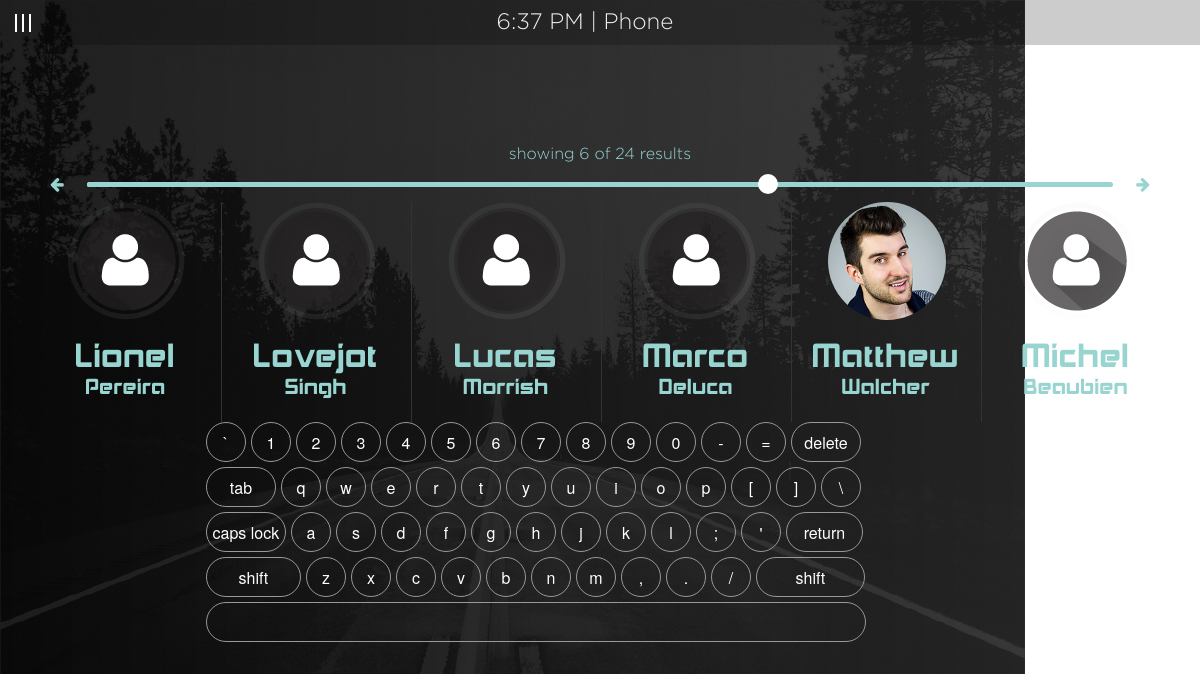
/index.php/phone/contactView/12, run on the app's committed database.
### tables this page shows
CREATE TABLE tbl_contacts (
  contacts_id smallint(4) unsigned NOT NULL,
  contacts_fname varchar(150) NOT NULL,
  contacts_lname varchar(150) NOT NULL,
  contacts_img varchar(150) NOT NULL DEFAULT 'user_icon.png'
);

### index.php (called while the page is built, shortened)
<?php
require_once BASEPATH.'core/CodeIgniter.php';

### application/models/Dash_model.php (called while the page is built, shortened)
<?php
class Dash_model extends CI_Model {
	public function contacts($q,$limit, $offset){
		$this->db->order_by('contacts_fname');
		$sql = $this->db->get('tbl_contacts', $limit, $offset);
		return $sql->result_array();
	}
}

### application/views/phoneCenter/search.php (the view)
<div id="topClock" class="text-center"><span id="topClockTime"></span> | <?php echo $title;?></div>
<div id="container">
	<a href="<?php echo base_url()."index.php/phone";?>"><img class="close" src="<?php echo base_url()."images/close_icon.png";?>"></a>
    <textarea class="search" id="write"></textarea>
    <p class="text-center totalContact">showing <span id="showing">6</span> of <span id="total">24</span> results</p>
    <?php echo $this->pagination->create_links();?>
    <input id="resultSlider" type="range" min="1" value="1" max="4">
    <ul id="searchResults" class="small-block-grid-6 columns contacts">
        <?php foreach($contacts as $contact):?>
    		<li class="contact"><img class="navPic profPic" src="<?php echo base_url().'images/'.$contact['contacts_img'];?>"><h2 class="contactName"><?php echo $contact['contacts_fname'];?></h2><p class="contactName"><?php echo $contact['contacts_lname'];?></p></li>
        <?php endforeach;?>
    </ul>
<div class="keyboard large-centered columns">
	<ul id="keyboard" class="key ">
        <li class="symbol"><span class="off">`</span><span class="on">~</span></li>
        <li id="1" class="symbol"><span class="off">1</span><span class="on">!</span></li>
        <li id="2" class="symbol"><span class="off">2</span><span class="on">@</span></li>
        <li id="3" class="symbol"><span class="off">3</span><span class="on">#</span></li>
        <li id="4" class="symbol"><span class="off">4</span><span class="on">$</span></li>
        <li id="5" class="symbol"><span class="off">5</span><span class="on">%</span></li>
        <li id="6" class="symbol"><span class="off">6</span><span class="on">^</span></li>
        <li id="7" class="symbol"><span class="off">7</span><span class="on">&amp;</span></li>
        <li id="8" class="symbol"><span class="off">8</span><span class="on">*</span></li>
        <li id="9" class="symbol"><span class="off">9</span><span class="on">(</span></li>
        <li id="0" class="symbol"><span class="off">0</span><span class="on">)</span></li>
        <li class="symbol"><span class="off">-</span><span class="on">_</span></li>
        <li class="symbol"><span class="off">=</span><span class="on">+</span></li>
        <li id="del" class="delete lastitem">delete</li>
        <li class="tab">tab</li>
        <li id="q" class="letter">q</li>
        <li id="w" class="letter">w</li>
        <li id="e" class="letter">e</li>
        <li id="r" class="letter">r</li>
        <li id="t" class="letter">t</li>
        <li id="y" class="letter">y</li>
        <li id="u" class="letter">u</li>
        <li id="i" class="letter">i</li>
        <li id="o" class="letter">o</li>
        <li id="p" class="letter">p</li>
        <li class="symbol"><span class="off">[</span><span class="on">{</span></li>
        <li class="symbol"><span class="off">]</span><span class="on">}</span></li>
        <li class="symbol lastitem"><span class="off">\</span><span class="on">|</span></li>
        <li class="capslock">caps lock</li>
        <li id="a" class="letter">a</li>
        <li id="s" class="letter">s</li>
        <li id="d" class="letter">d</li>
        <li id="f" class="letter">f</li>
        <li id="g" class="letter">g</li>
        <li id="h" class="letter">h</li>
        <li id="j" class="letter">j</li>
        <li id="k" class="letter">k</li>
        <li id="l" class="letter">l</li>
        <li class="symbol"><span class="off">;</span><span class="on">:</span></li>
        <li class="symbol"><span class="off">'</span><span class="on">&quot;</span></li>
        <li class="return lastitem">return</li>
        <li class="left-shift">shift</li>
        <li id="z" class="letter">z</li>
        <li id="x" class="letter">x</li>
        <li id="c" class="letter">c</li>
        <li id="v" class="letter">v</li>
        <li id="b" class="letter">b</li>
        <li id="n" class="letter">n</li>
        <li id="m" class="letter">m</li>
        <li class="symbol"><span class="off">,</span><span class="on">&lt;</span></li>
        <li class="symbol"><span class="off">.</span><span class="on">&gt;</span></li>
        <li class="symbol"><span class="off">/</span><span class="on">?</span></li>
        <li class="right-shift lastitem">shift</li>
        <li class="space lastitem">&nbsp;</li>
    </ul>
</div>
</div>

### css/main.css (style rules this page uses)
body { background: url('../images/background.png') no-repeat; }
h2 { color: #f1f1f2; }
p, a { color: #98d5d1; margin-bottom: 0; font-family: 'Gotham'; }
.profPic { width: 118px; -moz-border-radius: 59px !important; -webkit-border-radius: 59px !important; }
.profPic, .navPic { display: block; margin: 0 auto; }
#topClock { width: 100%; height: 45px; background-color: rgba(255,255,255,0.5); margin-left: 45px; padding-top: 5px; padding-right: 120px; background-color: rgba(0,0,0,0.2); font-size: 1.4em; color: #f1f1f2; font-family: 'Gotham'; font-weight: 100; }
.contacts { width: 100%; margin-left: 1px; }
.contacts li { border-left: 1px solid #333333; height: 100%; }
.contacts li:first-child { border:none; }
.contactName { font-family: 'akashiregular'; color: #98d5d1; text-align: center; padding: 0; }
#searchResults { height: 220px; }
#resultSlider { -webkit-appearance: none; display: block; margin: 15px auto; width: 90%; border-radius: 10px; }
h2.contactName { font-size: 2em; margin: 0; padding-top: 20px; line-height: 1em; }
p.contactName { font-size: 1.3em; padding-top: 5px; line-height: 1em; }
.close { width: 60px; position: absolute; right: 50px; top: 80px; z-index: 99; }
#container { margin: 30px auto 0; width: 95%; }
#write { resize: none; box-shadow: none; font-family: 'akashiregular'; font-size: 2.3125rem; color: #98d5d1; letter-spacing: 5px; text-align: center; background:transparent; border: none; -moz-border-radius: 5px; -webkit-border-radius: 5px; }
#keyboard { margin: 0 auto; display: block; width: 71%; padding: 0; list-style: none; margin-top: 10px; }
#keyboard li { float: left; margin: 0 5px 5px 0; width: 40px; height: 40px; line-height: 40px; text-align: center; background: transparent; color: #fff;-moz-border-radius: 20px; -webkit-border-radius: 20px; border: 1px solid #999999; }
.capslock, .tab, .left-shift { clear: both; }
#keyboard .tab, #keyboard .delete { width: 70px; }
#keyboard .capslock { width: 80px; }
#keyboard .return { width: 77px; }
#keyboard .left-shift { width: 95px; }
#keyboard .right-shift { width: 109px; }
.lastitem { margin-right: 0; }
#keyboard .space { clear: left; width: 660px; }

### data on the page
tbl_contacts: contacts_img (picture), contacts_fname "Lionel", contacts_lname "Pereira"
tbl_contacts: contacts_img (picture), contacts_fname "Lovejot", contacts_lname "Singh"
tbl_contacts: contacts_img (picture), contacts_fname "Lucas", contacts_lname "Morrish"
tbl_contacts: contacts_img (picture), contacts_fname "Marco", contacts_lname "Deluca"
tbl_contacts: contacts_img (picture), contacts_fname "Matthew", contacts_lname "Walcher"
tbl_contacts: contacts_img (picture), contacts_fname "Michel", contacts_lname "Beaubien"

### other printed values
$title "Phone"
